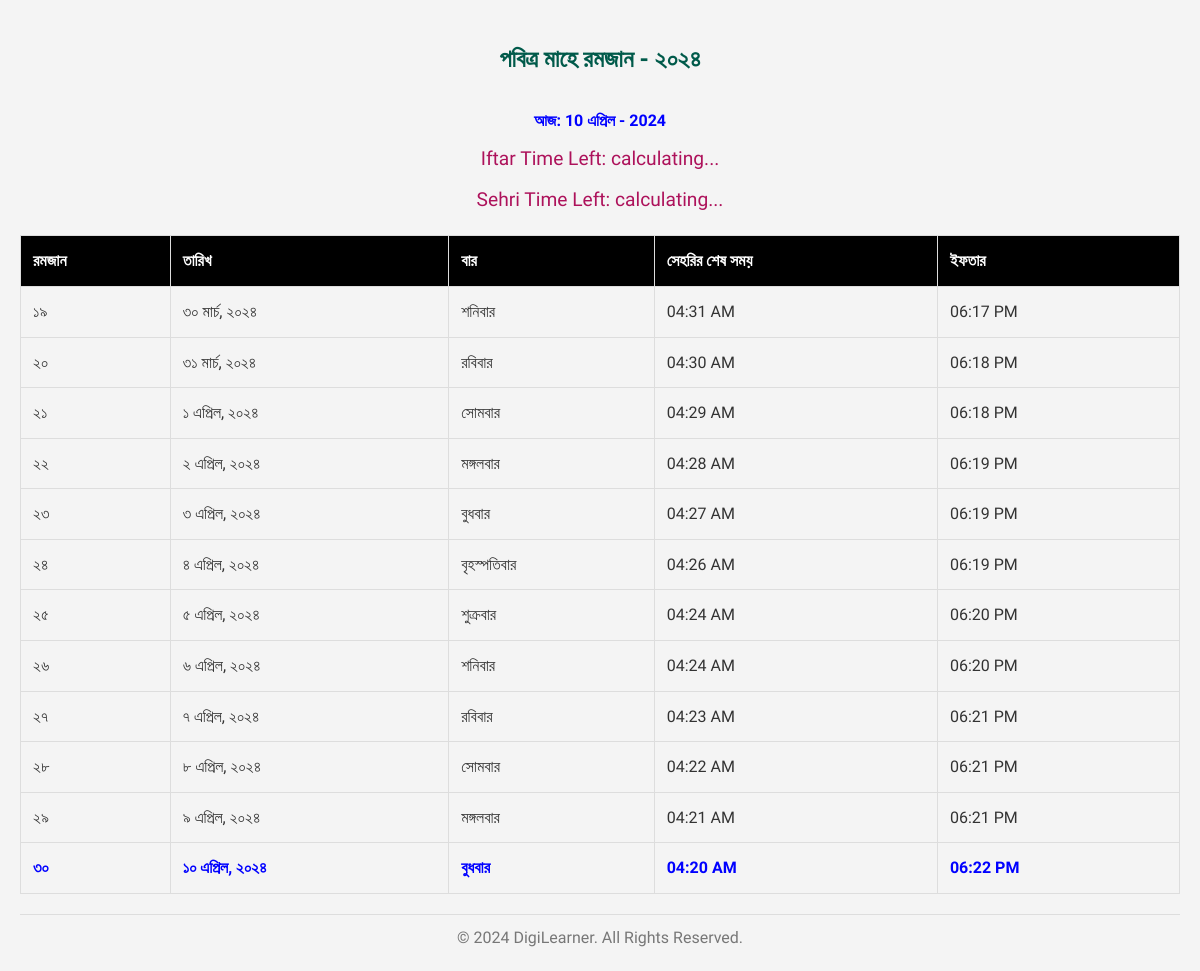
The page / on the database its author committed.
### tables this page shows
CREATE TABLE `ramadan_forms` (
  `id` int UNSIGNED NOT NULL,
  `date` date NOT NULL,
  `day` varchar(20) NOT NULL,
  `sehri_time` time NOT NULL,
  `iftar_time` time NOT NULL,
  `ramadan_no` int DEFAULT NULL
);

### index.php (the view, shortened to what this page needs)
<!DOCTYPE html>
<html lang="en">
<head>
</head>
<body>
    <h2>পবিত্র মাহে রমজান -  ২০২৪</h2>
   <center><b><font color="BLUE"> <?php
    $currentDate = date('d');
    $currentYear = date('Y');
    $banglaMonthNames = array(
        'জানুয়ারি', 'ফেব্রুয়ারি', 'মার্চ', 'এপ্রিল', 'মে', 'জুন',
        'জুলাই', 'আগস্ট', 'সেপ্টেম্বর', 'অক্টোবর', 'নভেম্বর', 'ডিসেম্বর'
    );
    $currentBanglaMonth = $banglaMonthNames[date('n') - 1];
    echo "আজ: " . $currentDate . " " . $currentBanglaMonth . " - " . $currentYear . "<br>";
    ?></b></font></center>
    <div class="countdown">
        <p id="iftar_countdown">Iftar Time Left: calculating...</p>
        <p id="sehri_countdown">Sehri Time Left: calculating...</p>
    </div>
    <div class="responsive-table">
        <table>
            <thead>
            <tr>
                <th>রমজান</th>
                <th>তারিখ</th>
                <th>বার</th>
                <th>সেহরির শেষ সময়</th>
                <th>ইফতার</th>
            </tr>
            </thead>
            <?php
            $servername = "localhost";
            $username = "mrashraf_time";
            $password = "48Z2?rNNJHM*";
            $dbname = "mrashraf_time";
            $conn = new mysqli($servername, $username, $password, $dbname);
            $sql = "SELECT * FROM ramadan_forms";
            $result = $conn->query($sql);
            if ($result->num_rows > 0) {
                while($row = $result->fetch_assoc()) {
                    echo "<tbody>";
                    echo "<tr";
                    if ($row["date"] == date('Y-m-d')) {
                        echo " class='current-date'";
                    }
                    echo ">";
                    $date_bangla = convertToBanglaDate($row["date"]);
                    echo "<td>" . convertToBanglaNumber($row["ramadan_no"]) . "</td>";
                    echo "<td>" . $date_bangla . "</td>";
                    $day_bangla = convertToBanglaDay($row["day"]);
                    echo "<td>" . $day_bangla . "</td>";
                    echo "<td>" . date("h:i A", strtotime($row["sehri_time"])) . "</td>";
                    echo "<td>" . date("h:i A", strtotime($row["iftar_time"])) . "</td>";
                    echo "</tr>";
                }
            } else {
                echo "<tr><td colspan='5'>0 results</td></tr>";
                    echo "</tbody>";
                    echo "</div>";
            }
            function convertToBanglaNumber($number) {
                $bangla_number = str_replace(
                    ['0', '1', '2', '3', '4', '5', '6', '7', '8', '9'],
                    ['০', '১', '২', '৩', '৪', '৫', '৬', '৭', '৮', '৯'],
                    $number
                );
                return $bangla_number;
            }
            function convertToBanglaDate($date) {
                $eng_number = ['0', '1', '2', '3', '4', '5', '6', '7', '8', '9'];
                $bang_number = ['০', '১', '২', '৩', '৪', '৫', '৬', '৭', '৮', '৯'];
                $eng_month = ['January', 'February', 'March', 'April', 'May', 'June', 'July', 'August', 'September', 'October', 'November', 'December'];
                $bang_month = ['জানুয়ারি', 'ফেব্রুয়ারি', 'মার্চ', 'এপ্রিল', 'মে', 'জুন', 'জুলাই', 'আগস্ট', 'সেপ্টেম্বর', 'অক্টোবর', 'নভেম্বর', 'ডিসেম্বর'];
                $date_bangla = str_replace($eng_number, $bang_number, date("j F, Y", strtotime($date)));
                $date_bangla = str_replace($eng_month, $bang_month, $date_bangla);
                return $date_bangla;
            }
            function convertToBanglaDay($day) {
                $eng_day = ['Saturday', 'Sunday', 'Monday', 'Tuesday', 'Wednesday', 'Thursday', 'Friday'];
                $bang_day = ['শনিবার', 'রবিবার', 'সোমবার', 'মঙ্গলবার', 'বুধবার', 'বৃহস্পতিবার', 'শুক্রবার'];
                $day_bangla = str_replace($eng_day, $bang_day, $day);
                return $day_bangla;
            }
            ?>
        </table>
    </div>
     <footer>
        &copy; 2024 DigiLearner. All Rights Reserved.
    </footer>
</body>
</html>

### index.php (style rules this page uses)
body { font-family: 'Hind Siliguri', Arial, sans-serif; background-color: #f4f4f4; margin: 0; padding: 20px; color: #333; line-height: 1.6; }
h2 { text-align: center; color: #005A4A; margin-bottom: 30px; font-size: 1.5em; }
table { width: 100%; border-collapse: collapse; margin-top: 20px; overflow-x: auto; }
table, th, td { border: 1px solid #ddd; }
th, td { padding: 12px; text-align: left; }
th { background-color: #000000; color: white; }
.countdown { text-align: center; margin-bottom: 20px; font-size: 1.2em; color: #ad125b; }
.countdown p { margin: 10px 0; }
.current-date { font-weight: bold; color: blue; }
footer { text-align: center; margin-top: 20px; padding-top: 10px; border-top: 1px solid #ddd; color: #777; }

### rows shown on the page
ramadan_forms: ramadan_no "১৯", date "৩০ মার্চ, ২০২৪", day "শনিবার", sehri_time "04:31 AM", iftar_time "06:17 PM"
ramadan_forms: ramadan_no "২০", date "৩১ মার্চ, ২০২৪", day "রবিবার", sehri_time "04:30 AM", iftar_time "06:18 PM"
ramadan_forms: ramadan_no "২১", date "১ এপ্রিল, ২০২৪", day "সোমবার", sehri_time "04:29 AM", iftar_time "06:18 PM"
ramadan_forms: ramadan_no "২২", date "২ এপ্রিল, ২০২৪", day "মঙ্গলবার", sehri_time "04:28 AM", iftar_time "06:19 PM"
ramadan_forms: ramadan_no "২৩", date "৩ এপ্রিল, ২০২৪", day "বুধবার", sehri_time "04:27 AM", iftar_time "06:19 PM"
ramadan_forms: ramadan_no "২৪", date "৪ এপ্রিল, ২০২৪", day "বৃহস্পতিবার", sehri_time "04:26 AM", iftar_time "06:19 PM"
ramadan_forms: ramadan_no "২৫", date "৫ এপ্রিল, ২০২৪", day "শুক্রবার", sehri_time "04:24 AM", iftar_time "06:20 PM"
ramadan_forms: ramadan_no "২৬", date "৬ এপ্রিল, ২০২৪", day "শনিবার", sehri_time "04:24 AM", iftar_time "06:20 PM"
ramadan_forms: ramadan_no "২৭", date "৭ এপ্রিল, ২০২৪", day "রবিবার", sehri_time "04:23 AM", iftar_time "06:21 PM"
ramadan_forms: ramadan_no "২৮", date "৮ এপ্রিল, ২০২৪", day "সোমবার", sehri_time "04:22 AM", iftar_time "06:21 PM"
ramadan_forms: ramadan_no "২৯", date "৯ এপ্রিল, ২০২৪", day "মঙ্গলবার", sehri_time "04:21 AM", iftar_time "06:21 PM"
ramadan_forms: ramadan_no "৩০", date "১০ এপ্রিল, ২০২৪", day "বুধবার", sehri_time "04:20 AM", iftar_time "06:22 PM"
